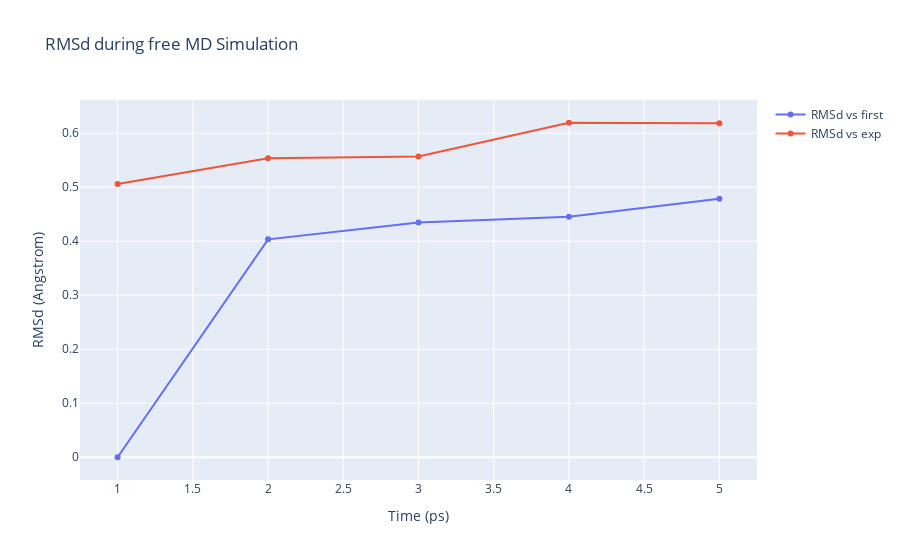

The cell this chart's notebook holds for it:
### Code cell
# Read RMS vs first snapshot data from file 
with open(output_rms_first,'r') as rms_first_file:
    x,y = map(
        list,
        zip(*[
            (float(line.split()[0]),float(line.split()[1]))
            for line in rms_first_file 
            if not line.startswith(("#","@")) 
        ])
    )

# Read RMS vs experimental structure data from file 
with open(output_rms_exp,'r') as rms_exp_file:
    x2,y2 = map(
        list,
        zip(*[
            (float(line.split()[0]),float(line.split()[1]))
            for line in rms_exp_file
            if not line.startswith(("#","@")) 
        ])
    )
    
trace1 = go.Scatter(
    x = x,
    y = y,
    name = 'RMSd vs first'
)

trace2 = go.Scatter(
    x = x,
    y = y2,
    name = 'RMSd vs exp'
)

data = [trace1, trace2]

plotly.offline.init_notebook_mode(connected=True)

fig = {
    "data": data,
    "layout": go.Layout(title="RMSd during free MD Simulation",
                        xaxis=dict(title = "Time (ps)"),
                        yaxis=dict(title = "RMSd (Angstrom)")
                       )
}

plotly.offline.iplot(fig)

### Figure 1 — Plotly figure (JSON) as saved in the notebook; plotly's stock layout.template omitted (floating-point values rounded to 4 significant figures)
{"data": [{"name": "RMSd vs first", "type": "scatter", "x": [1, 2, 3, 4, 5], "y": [0, 0.4034, 0.4344, 0.4453, 0.4787]}, {"name": "RMSd vs exp", "type": "scatter", "x": [1, 2, 3, 4, 5], "y": [0.5057, 0.5533, 0.5569, 0.6192, 0.6181]}], "layout": {"title": {"text": "RMSd during free MD Simulation"}, "xaxis": {"title": {"text": "Time (ps)"}}, "yaxis": {"title": {"text": "RMSd (Angstrom)"}}}}
